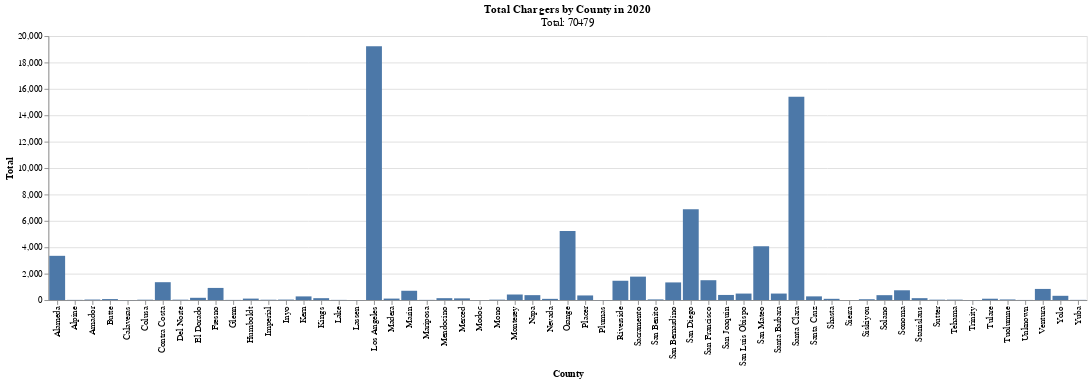

Here is the notebook cell this chart was saved with:
### Markdown cell above
From the dataset we can find the total number of EV charger is 70479 at California in 2020.

### Code cell
# I want to do the visualization so that I need to remove the total row as an outlier
DF_charger_2020 = DF_charger_2020[:-1]

chart_2020 = alt.Chart(DF_charger_2020).mark_bar().encode(x='County', y='Total')

# Add title and total from the original data
chart_2020 = chart_2020.properties(title={"text": "Total Chargers by County in 2020", "subtitle": f"Total: {70479}"})
chart_2020

### Figure 1 — Vega-Lite specification as saved in the notebook (floating-point values rounded to 4 significant figures)
{"config": {"view": {"continuousWidth": 400, "continuousHeight": 300}}, "data": {"name": "data-53772f34f93bc13756e511c0dfacef03"}, "mark": "bar", "encoding": {"x": {"field": "County", "type": "nominal"}, "y": {"field": "Total", "type": "quantitative"}}, "title": {"text": "Total Chargers by County in 2020", "subtitle": "Total: 70479"}, "$schema": "https://vega.github.io/schema/vega-lite/v4.17.0.json", "datasets": {"data-53772f34f93bc13756e511c0dfacef03": [{"County": "Alameda", "Public Level 1": 14, "Shared Private Level 1": 14, "Public Level 2": 1519, "Shared Private Level 2": 1472, "Public DC Fast": 296, "Shared Private DC Fast": 38, "Total": 3353}, {"County": "Alpine", "Public Level 1": 0, "Shared Private Level 1": 0, "Public Level 2": 14, "Shared Private Level 2": 1, "Public DC Fast": 0, "Shared Private DC Fast": 0, "Total": 15}, {"County": "Amador", "Public Level 1": 0, "Shared Private Level 1": 0, "Public Level 2": 25, "Shared Private Level 2": 7, "Public DC Fast": 8, "Shared Private DC Fast": 0, "Total": 40}, {"County": "Butte", "Public Level 1": 6, "Shared Private Level 1": 0, "Public Level 2": 30, "Shared Private Level 2": 22, "Public DC Fast": 16, "Shared Private DC Fast": 2, "Total": 76}, {"County": "Calaveras", "Public Level 1": 0, "Shared Private Level 1": 0, "Public Level 2": 7, "Shared Private Level 2": 0, "Public DC Fast": 0, "Shared Private DC Fast": 0, "Total": 7}, {"County": "Colusa", "Public Level 1": 0, "Shared Private Level 1": 0, "Public Level 2": 16, "Shared Private Level 2": 2, "Public DC Fast": 10, "Shared Private DC Fast": 0, "Total": 28}, {"County": "Contra Costa", "Public Level 1": 8, "Shared Private Level 1": 0, "Public Level 2": 514, "Shared Private Level 2": 658, "Public DC Fast": 168, "Shared Private DC Fast": 7, "Total": 1355}, {"County": "Del Norte", "Public Level 1": 0, "Shared Private Level 1": 0, "Public Level 2": 10, "Shared Private Level 2": 0, "Public DC Fast": 20, "Shared Private DC Fast": 0, "Total": 30}, {"County": "El Dorado", "Public Level 1": 1, "Shared Private Level 1": 0, "Public Level 2": 122, "Shared Private Level 2": 6, "Public DC Fast": 43, "Shared Private DC Fast": 1, "Total": 173}, {"County": "Fresno", "Public Level 1": 8, "Shared Private Level 1": 0, "Public Level 2": 391, "Shared Private Level 2": 333, "Public DC Fast": 175, "Shared Private DC Fast": 14, "Total": 921}, {"County": "Glenn", "Public Level 1": 0, "Shared Private Level 1": 0, "Public Level 2": 4, "Shared Private Level 2": 0, "Public DC Fast": 10, "Shared Private DC Fast": 0, "Total": 14}, {"County": "Humboldt", "Public Level 1": 0, "Shared Private Level 1": 0, "Public Level 2": 76, "Shared Private Level 2": 13, "Public DC Fast": 22, "Shared Private DC Fast": 1, "Total": 112}, {"County": "Imperial", "Public Level 1": 0, "Shared Private Level 1": 0, "Public Level 2": 8, "Shared Private Level 2": 7, "Public DC Fast": 12, "Shared Private DC Fast": 0, "Total": 27}, {"County": "Inyo", "Public Level 1": 0, "Shared Private Level 1": 0, "Public Level 2": 8, "Shared Private Level 2": 3, "Public DC Fast": 26, "Shared Private DC Fast": 0, "Total": 37}, {"County": "Kern", "Public Level 1": 4, "Shared Private Level 1": 0, "Public Level 2": 108, "Shared Private Level 2": 60, "Public DC Fast": 102, "Shared Private DC Fast": 5, "Total": 279}, {"County": "Kings", "Public Level 1": 0, "Shared Private Level 1": 0, "Public Level 2": 42, "Shared Private Level 2": 60, "Public DC Fast": 42, "Shared Private DC Fast": 0, "Total": 144}, {"County": "Lake", "Public Level 1": 0, "Shared Private Level 1": 0, "Public Level 2": 12, "Shared Private Level 2": 3, "Public DC Fast": 0, "Shared Private DC Fast": 0, "Total": 15}, {"County": "Lassen", "Public Level 1": 0, "Shared Private Level 1": 0, "Public Level 2": 4, "Shared Private Level 2": 1, "Public DC Fast": 0, "Shared Private DC Fast": 0, "Total": 5}, {"County": "Los Angeles", "Public Level 1": 33, "Shared Private Level 1": 46, "Public Level 2": 6560, "Shared Private Level 2": 11694, "Public DC Fast": 787, "Shared Private DC Fast": 116, "Total": 19236}, {"County": "Madera", "Public Level 1": 0, "Shared Private Level 1": 0, "Public Level 2": 50, "Shared Private Level 2": 19, "Public DC Fast": 44, "Shared Private DC Fast": 0, "Total": 113}, {"County": "Marin", "Public Level 1": 8, "Shared Private Level 1": 0, "Public Level 2": 417, "Shared Private Level 2": 189, "Public DC Fast": 87, "Shared Private DC Fast": 5, "Total": 706}, {"County": "Mariposa", "Public Level 1": 0, "Shared Private Level 1": 0, "Public Level 2": 8, "Shared Private Level 2": 0, "Public DC Fast": 8, "Shared Private DC Fast": 0, "Total": 16}, {"County": "Mendocino", "Public Level 1": 0, "Shared Private Level 1": 0, "Public Level 2": 104, "Shared Private Level 2": 11, "Public DC Fast": 29, "Shared Private DC Fast": 0, "Total": 144}, {"County": "Merced", "Public Level 1": 10, "Shared Private Level 1": 0, "Public Level 2": 52, "Shared Private Level 2": 37, "Public DC Fast": 28, "Shared Private DC Fast": 3, "Total": 130}, {"County": "Modoc", "Public Level 1": 0, "Shared Private Level 1": 0, "Public Level 2": 4, "Shared Private Level 2": 0, "Public DC Fast": 0, "Shared Private DC Fast": 0, "Total": 4}, {"County": "Mono", "Public Level 1": 0, "Shared Private Level 1": 0, "Public Level 2": 20, "Shared Private Level 2": 0, "Public DC Fast": 12, "Shared Private DC Fast": 0, "Total": 32}, {"County": "Monterey", "Public Level 1": 15, "Shared Private Level 1": 0, "Public Level 2": 231, "Shared Private Level 2": 82, "Public DC Fast": 93, "Shared Private DC Fast": 1, "Total": 422}, {"County": "Napa", "Public Level 1": 1, "Shared Private Level 1": 0, "Public Level 2": 301, "Shared Private Level 2": 31, "Public DC Fast": 39, "Shared Private DC Fast": 2, "Total": 374}, {"County": "Nevada", "Public Level 1": 0, "Shared Private Level 1": 0, "Public Level 2": 47, "Shared Private Level 2": 7, "Public DC Fast": 39, "Shared Private DC Fast": 0, "Total": 93}, {"County": "Orange", "Public Level 1": 9, "Shared Private Level 1": 0, "Public Level 2": 2384, "Shared Private Level 2": 2324, "Public DC Fast": 487, "Shared Private DC Fast": 38, "Total": 5242}, {"County": "Placer", "Public Level 1": 0, "Shared Private Level 1": 1, "Public Level 2": 133, "Shared Private Level 2": 114, "Public DC Fast": 100, "Shared Private DC Fast": 3, "Total": 351}, {"County": "Plumas", "Public Level 1": 0, "Shared Private Level 1": 0, "Public Level 2": 7, "Shared Private Level 2": 0, "Public DC Fast": 0, "Shared Private DC Fast": 0, "Total": 7}, {"County": "Riverside", "Public Level 1": 7, "Shared Private Level 1": 0, "Public Level 2": 891, "Shared Private Level 2": 198, "Public DC Fast": 359, "Shared Private DC Fast": 9, "Total": 1464}, {"County": "Sacramento", "Public Level 1": 83, "Shared Private Level 1": 6, "Public Level 2": 690, "Shared Private Level 2": 799, "Public DC Fast": 192, "Shared Private DC Fast": 7, "Total": 1777}, {"County": "San Benito", "Public Level 1": 0, "Shared Private Level 1": 0, "Public Level 2": 12, "Shared Private Level 2": 10, "Public DC Fast": 28, "Shared Private DC Fast": 0, "Total": 50}, {"County": "San Bernardino", "Public Level 1": 3, "Shared Private Level 1": 0, "Public Level 2": 524, "Shared Private Level 2": 470, "Public DC Fast": 295, "Shared Private DC Fast": 46, "Total": 1338}, {"County": "San Diego", "Public Level 1": 2, "Shared Private Level 1": 3, "Public Level 2": 1863, "Shared Private Level 2": 4678, "Public DC Fast": 287, "Shared Private DC Fast": 41, "Total": 6874}, {"County": "San Francisco", "Public Level 1": 55, "Shared Private Level 1": 3, "Public Level 2": 661, "Shared Private Level 2": 717, "Public DC Fast": 53, "Shared Private DC Fast": 16, "Total": 1505}, {"County": "San Joaquin", "Public Level 1": 0, "Shared Private Level 1": 0, "Public Level 2": 129, "Shared Private Level 2": 166, "Public DC Fast": 84, "Shared Private DC Fast": 10, "Total": 389}, {"County": "San Luis Obispo", "Public Level 1": 1, "Shared Private Level 1": 0, "Public Level 2": 305, "Shared Private Level 2": 104, "Public DC Fast": 82, "Shared Private DC Fast": 1, "Total": 493}, {"County": "San Mateo", "Public Level 1": 2, "Shared Private Level 1": 16, "Public Level 2": 1656, "Shared Private Level 2": 2119, "Public DC Fast": 235, "Shared Private DC Fast": 42, "Total": 4070}, {"County": "Santa Barbara", "Public Level 1": 7, "Shared Private Level 1": 0, "Public Level 2": 278, "Shared Private Level 2": 167, "Public DC Fast": 39, "Shared Private DC Fast": 3, "Total": 494}, {"County": "Santa Clara", "Public Level 1": 11, "Shared Private Level 1": 20, "Public Level 2": 3181, "Shared Private Level 2": 11599, "Public DC Fast": 499, "Shared Private DC Fast": 96, "Total": 15406}, {"County": "Santa Cruz", "Public Level 1": 1, "Shared Private Level 1": 0, "Public Level 2": 133, "Shared Private Level 2": 89, "Public DC Fast": 58, "Shared Private DC Fast": 0, "Total": 281}, {"County": "Shasta", "Public Level 1": 0, "Shared Private Level 1": 0, "Public Level 2": 25, "Shared Private Level 2": 58, "Public DC Fast": 10, "Shared Private DC Fast": 3, "Total": 96}, {"County": "Sierra", "Public Level 1": 0, "Shared Private Level 1": 0, "Public Level 2": 1, "Shared Private Level 2": 0, "Public DC Fast": 0, "Shared Private DC Fast": 0, "Total": 1}, {"County": "Siskiyou", "Public Level 1": 0, "Shared Private Level 1": 0, "Public Level 2": 20, "Shared Private Level 2": 4, "Public DC Fast": 39, "Shared Private DC Fast": 0, "Total": 63}, {"County": "Solano", "Public Level 1": 5, "Shared Private Level 1": 0, "Public Level 2": 178, "Shared Private Level 2": 102, "Public DC Fast": 83, "Shared Private DC Fast": 4, "Total": 372}, {"County": "Sonoma", "Public Level 1": 14, "Shared Private Level 1": 0, "Public Level 2": 404, "Shared Private Level 2": 231, "Public DC Fast": 91, "Shared Private DC Fast": 3, "Total": 743}, {"County": "Stanislaus", "Public Level 1": 0, "Shared Private Level 1": 0, "Public Level 2": 51, "Shared Private Level 2": 41, "Public DC Fast": 40, "Shared Private DC Fast": 13, "Total": 145}, {"County": "Sutter", "Public Level 1": 0, "Shared Private Level 1": 0, "Public Level 2": 10, "Shared Private Level 2": 9, "Public DC Fast": 12, "Shared Private DC Fast": 0, "Total": 31}, {"County": "Tehama", "Public Level 1": 0, "Shared Private Level 1": 0, "Public Level 2": 5, "Shared Private Level 2": 4, "Public DC Fast": 23, "Shared Private DC Fast": 0, "Total": 32}, {"County": "Trinity", "Public Level 1": 0, "Shared Private Level 1": 0, "Public Level 2": 4, "Shared Private Level 2": 0, "Public DC Fast": 4, "Shared Private DC Fast": 0, "Total": 8}, {"County": "Tulare", "Public Level 1": 0, "Shared Private Level 1": 0, "Public Level 2": 49, "Shared Private Level 2": 12, "Public DC Fast": 32, "Shared Private DC Fast": 10, "Total": 103}, {"County": "Tuolumne", "Public Level 1": 0, "Shared Private Level 1": 0, "Public Level 2": 30, "Shared Private Level 2": 8, "Public DC Fast": 9, "Shared Private DC Fast": 0, "Total": 47}, {"County": "Unknown", "Public Level 1": 0, "Shared Private Level 1": 0, "Public Level 2": 0, "Shared Private Level 2": 11, "Public DC Fast": 0, "Shared Private DC Fast": 0, "Total": 11}, {"County": "Ventura", "Public Level 1": 6, "Shared Private Level 1": 0, "Public Level 2": 387, "Shared Private Level 2": 312, "Public DC Fast": 121, "Shared Private DC Fast": 19, "Total": 845}, {"County": "Yolo", "Public Level 1": 12, "Shared Private Level 1": 0, "Public Level 2": 156, "Shared Private Level 2": 130, "Public DC Fast": 26, "Shared Private DC Fast": 0, "Total": 324}, {"County": "Yuba", "Public Level 1": 0, "Shared Private Level 1": 0, "Public Level 2": 9, "Shared Private Level 2": 7, "Public DC Fast": 0, "Shared Private DC Fast": 0, "Total": 16}]}}
